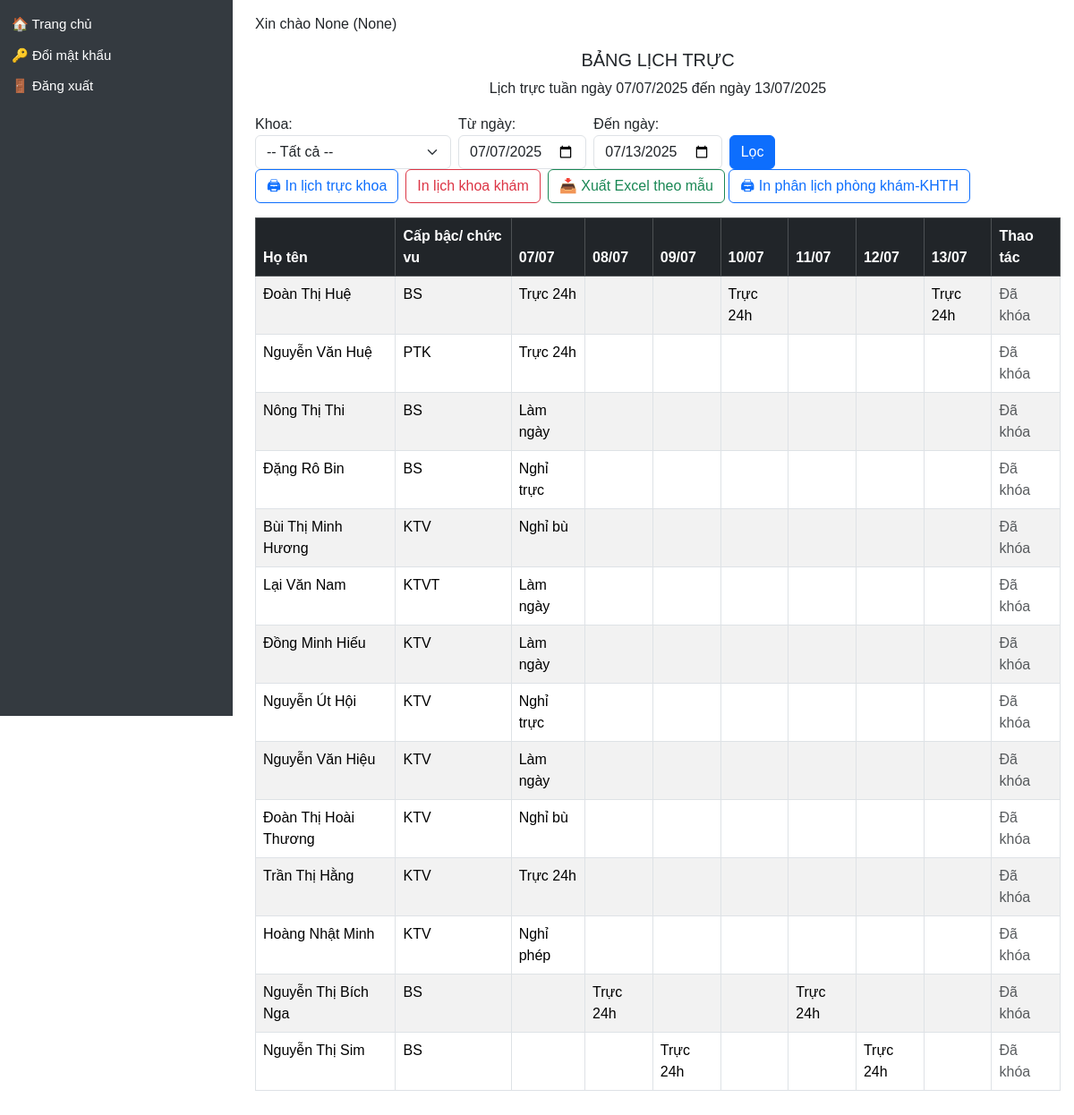
The app's page /schedule with its own data.
### models/schedule.py (models this page shows)
class Schedule(db.Model):
    __tablename__ = 'schedule'
    id = db.Column(db.Integer, primary_key=True)
    user_id = db.Column(db.Integer, db.ForeignKey('user.id'))
    shift_id = db.Column(db.Integer, db.ForeignKey('shift.id'))
    work_date = db.Column(db.Date)
    user = relationship("User", back_populates="schedules")
    shift = relationship("Shift")

### models/user.py (models this page shows)
class User(db.Model, UserMixin):
    __tablename__ = 'user'
    id = db.Column(db.Integer, primary_key=True)
    name = db.Column(db.String(100), nullable=False)
    username = db.Column(db.String(50), unique=True, nullable=False)
    password = db.Column(db.String(100), nullable=False)
    role = db.Column(db.String(20))  # admin / manager / user
    department = db.Column(db.String(100))
    position = db.Column(db.String(50))  # Bác sĩ / Điều dưỡng / KTV...
    contract_type = db.Column(db.String(50))  # Hợp đồng / Biên chế / v.v.
    email = db.Column(db.String(120))
    phone = db.Column(db.String(20))
    start_year = db.Column(db.Integer)  # ✅ Năm vào công tác (mới thêm)
    schedules = relationship("Schedule", back_populates="user")
    leave_requests = relationship('LeaveRequest', back_populates='user')

### models/shift.py (models this page shows, shortened)
class Shift(db.Model):
    id = Column(Integer, primary_key=True)
    name = Column(String(100), nullable=False)
    code = Column(String(20), nullable=True)
    start_time = Column(Time, nullable=False)
    end_time = Column(Time, nullable=False)
    duration = Column(Float, nullable=False)

### app.py (the view)
@app.route('/schedule', methods=['GET', 'POST'])
def view_schedule():
    user_role = session.get('role')
    user_dept = session.get('department')
    if user_role == 'admin':
        selected_department = request.args.get('department')
    else:
        selected_department = user_dept
    if user_role == 'admin':
        departments = [d[0] for d in db.session.query(User.department)
                       .filter(User.department.isnot(None)).distinct().all()]
    else:
        departments = [user_dept] if user_dept else []
    start_date_str = request.args.get('start_date')
    end_date_str = request.args.get('end_date')
    if start_date_str and end_date_str:
        start_date = datetime.strptime(start_date_str, '%Y-%m-%d').date()
        end_date = datetime.strptime(end_date_str, '%Y-%m-%d').date()
    else:
        start_date = datetime.today().date()
        end_date = start_date + timedelta(days=6)
    query = Schedule.query.join(User).join(Shift)\
        .filter(Schedule.work_date.between(start_date, end_date))
    if selected_department:
        query = query.filter(User.department == selected_department)
    schedules = query.order_by(Schedule.work_date).all()
    date_range = sorted({s.work_date for s in schedules})
    schedule_data = {}
    for s in schedules:
        u = s.user
        if u.id not in schedule_data:
            schedule_data[u.id] = {
                'id': u.id,
                'name': u.name,
                'position': u.position,
                'department': u.department,
                'shifts': {},
                'shifts_full': {}
            }
        schedule_data[u.id]['shifts'][s.work_date] = s.shift.name
        schedule_data[u.id]['shifts_full'][s.work_date] = {
            'shift_id': s.shift.id,
            'shift_name': s.shift.name
        }
    filtered_for_print = {
        uid: data for uid, data in schedule_data.items()
        if any(s['shift_name'].strip().lower().startswith("trực") for s in data['shifts_full'].values())
    }
    signature = ScheduleSignature.query.filter_by(
        department=selected_department,
        from_date=start_date,
        to_date=end_date
    ).first()
    is_signed = bool(signature)
    signed_at = signature.signed_at if signature else None
    lock = ScheduleLock.query.filter_by(
        department=selected_department,
        start_date=start_date,
        end_date=end_date
    ).first()
    locked = bool(lock)
    return render_template(
        'schedule.html',
        departments=departments,
        selected_department=selected_department,
        schedule_data=schedule_data,           # 👉 dữ liệu đầy đủ cho bảng chính
        print_data=filtered_for_print,         # 👉 chỉ dùng khi cần riêng (Excel, xuất in khác)
        date_range=date_range,
        start_date=start_date,
        end_date=end_date,
        now=datetime.now(),
        is_signed=is_signed,
        signed_at=signed_at,
        locked=locked,
        user={
            'role': user_role,
            'department': user_dept,
            'name': session.get('name')
        }
    )

### app.py (called while the page is built)
@app.context_processor
def inject_user():
    user = None
    if 'user_id' in session:
        user = db.session.get(User, session['user_id'])
    return dict(user=user)

@app.context_processor
def inject_helpers():
    return dict(get_titled_names=get_titled_names)

@app.context_processor
def inject_helpers():
    return dict(get_titled_names=get_titled_names)

### templates/schedule.html (shortened to what this page needs)
{% extends 'layout.html' %}
{% block content %}
<h5 class="text-center">BẢNG LỊCH TRỰC {{ selected_department.upper() if selected_department else "" }}</h5>
<p class="text-center">Lịch trực tuần ngày {{ start_date.strftime('%d/%m/%Y') }} đến ngày {{ end_date.strftime('%d/%m/%Y') }}</p>
<div class="container-fluid px-0">
  <form method="GET" class="row g-2 align-items-end">
    <div class="col-md-3">
      <label for="department" class="form-label mb-0">Khoa:</label>
      <select name="department" id="department" class="form-select">
        <option value="">-- Tất cả --</option>
      </select>
    </div>
    <div class="col-md-2">
      <label for="start_date" class="form-label mb-0">Từ ngày:</label>
      <input type="date" name="start_date" class="form-control" value="{{ start_date }}">
    </div>
    <div class="col-md-2">
      <label for="end_date" class="form-label mb-0">Đến ngày:</label>
      <input type="date" name="end_date" class="form-control" value="{{ end_date }}">
    </div>
    <div class="col-auto">
      <button type="submit" class="btn btn-primary">Lọc</button>
    </div>
  </form>
</div>
<div class="d-flex justify-content-between align-items-center mb-3 flex-wrap gap-2">
  <div class="d-flex gap-2">
    <button class="btn btn-outline-primary" onclick="window.print()">🖨 In lịch trực khoa</button>
    <a href="{{ url_for('print_clinic_dept_schedule', start=start_date, end=end_date, department='Khoa khám - cấp cứu') }}" target="_blank" class="btn btn-outline-danger">In lịch khoa khám</a>
    <form method="POST" action="/export-template">
      <button type="submit" class="btn btn-outline-success">📥 Xuất Excel theo mẫu</button>
      <a href="/print-clinic-schedule?start={{ start_date }}&end={{ end_date }}" class="btn btn-outline-primary" target="_blank">🖨 In phân lịch phòng khám-KHTH</a>
    </form>
  </div>
</div>
<div class="table-scroll">
<table class="table table-bordered table-striped">
  <thead class="table-dark">
    <tr>
      <th>Họ tên</th>
      <th>Cấp bậc/ chức vu</th>
      {% for d in date_range %}
        <th>{{ d.strftime('%d/%m') }}</th>
      {% endfor %}
      <th class="print-hide">Thao tác</th>
    </tr>
  </thead>
  <tbody>
    {% for u in schedule_data.values() %}
      {% set ns = namespace(has_truc=false) %}
      {% for s in u.shifts_full.values() %}
        {% if s.shift_name and 'Trực' in s.shift_name %}
          {% set ns.has_truc = true %}
        {% endif %}
      {% endfor %}
      <tr class="{% if not ns.has_truc %}hide-if-not-truc{% endif %}">
        <td>{{ u.name }}</td>
        <td>{{ u.position }}</td>
        {% for d in date_range %}
          {% set ca = u.shifts_full.get(d) %}
          <td class="{% if ca and 'Trực' not in ca.shift_name %}non-duty{% endif %}">
            {% if ca %}
              {{ ca.shift_name }}
            {% endif %}
          </td>
        {% endfor %}
        <td class="print-hide">
          {% if user.role == 'admin' or (user.role == 'manager' and not locked and not is_signed) %}
            <a href="/schedule/edit/{{ u.id }}" class="btn btn-sm btn-primary">Sửa</a>
          {% else %}
            <span class="text-muted">Đã khóa</span>
          {% endif %}
        </td>
      </tr>
    {% endfor %}
  </tbody>
</table>
</div>
{% endblock %}

### templates/layout.html (style rules this page uses)
body { margin: 0; font-family: Arial, sans-serif; }

### records on screen
Schedule: strftime "07/07"
Schedule: strftime "08/07"
Schedule: strftime "09/07"
Schedule: strftime "10/07"
Schedule: strftime "11/07"
Schedule: strftime "12/07"
Schedule: strftime "13/07"
User: name "Đoàn Thị Huệ", position "BS"
Shift: shift_name "Trực 24h"
User: name "Nguyễn Văn Huệ", position "PTK"
User: name "Nông Thị Thi", position "BS"
Shift: shift_name "Làm ngày"
User: name "Đặng Rô Bin", position "BS"
Shift: shift_name "Nghỉ trực"
User: name "Bùi Thị Minh Hương", position "KTV"
Shift: shift_name "Nghỉ bù"
User: name "Lại Văn Nam", position "KTVT"
User: name "Đồng Minh Hiếu", position "KTV"
User: name "Nguyễn Út Hội", position "KTV"
User: name "Nguyễn Văn Hiệu", position "KTV"
User: name "Đoàn Thị Hoài Thương", position "KTV"
User: name "Trần Thị Hằng", position "KTV"
User: name "Hoàng Nhật Minh", position "KTV"
Shift: shift_name "Nghỉ phép"
User: name "Nguyễn Thị Bích Nga", position "BS"
User: name "Nguyễn Thị Sim", position "BS"

### other values on screen
{{ user.name }} "None"
{{ user.role }} "None"
